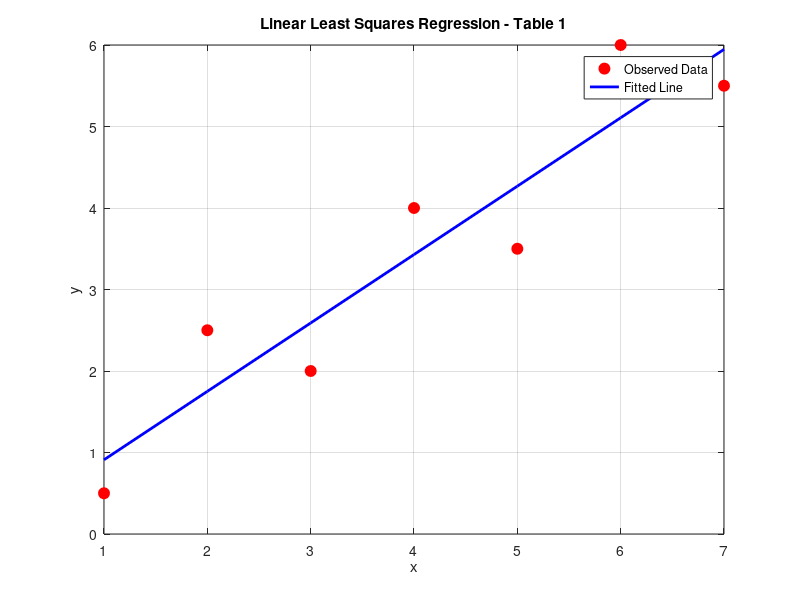
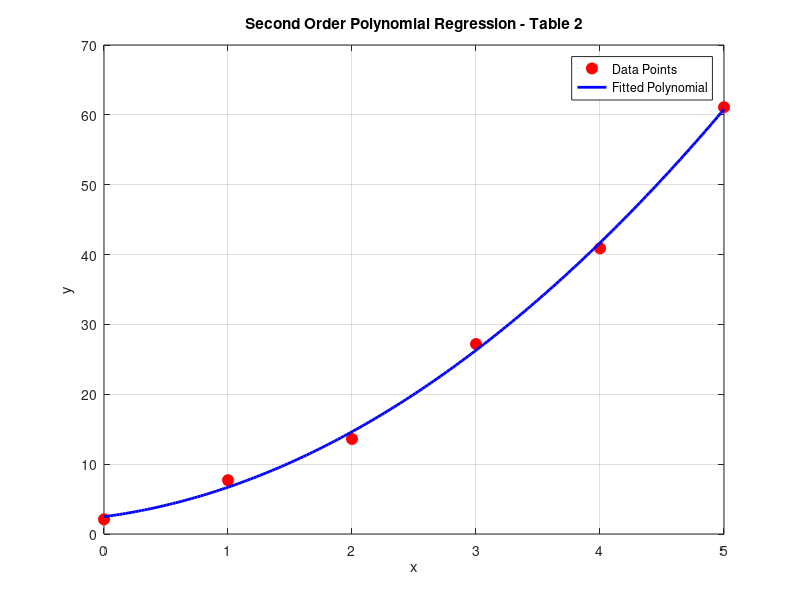
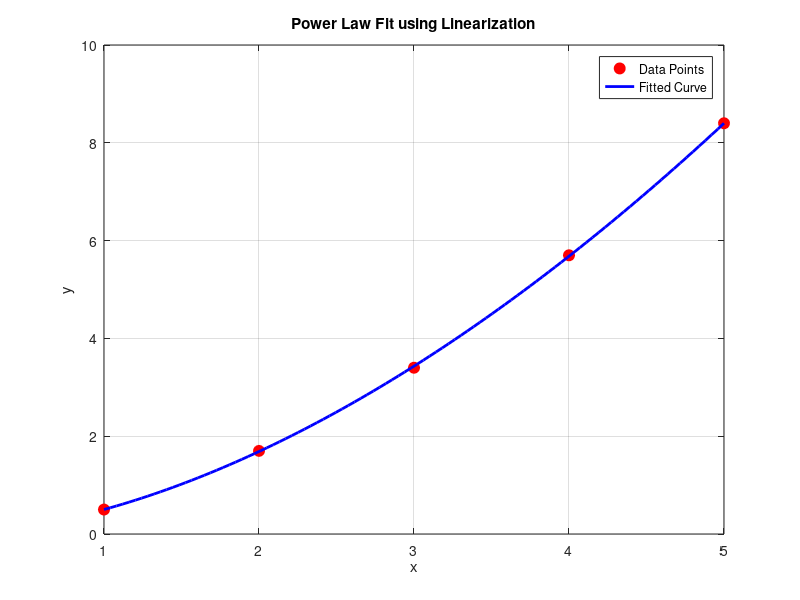

The MATLAB source for these figures, in order:
%% Linear Least Squares Regression - Table 1
clc; clear; close all;

%% Step 1: Given data (from Table 1)
x = [1 2 3 4 5 6 7];
y = [0.5 2.5 2.0 4.0 3.5 6.0 5.5];

n = length(x);  % number of data points

%% Step 2: Compute sums for coefficients
sumx = sum(x);
sumy = sum(y);
sumxy = sum(x .* y);
sumxsq = sum(x .^2);

%% Step 3: Compute linear regression coefficients
a1 = (n*sumxy - sumx*sumy) / (n*sumxsq - sumx^2);  % slope
a0 = mean(y) - a1 * mean(x);                        % intercept

fprintf('Linear regression coefficients:\n');
fprintf('a0 (intercept) = %.8f\n', a0);
fprintf('a1 (slope) = %.8f\n', a1);

%% Step 4: Plot data points and fitted line
figure;
plot(x, y, 'ro', 'MarkerFaceColor', 'r', 'MarkerSize', 8); hold on;
xlabel('x'); ylabel('y');
title('Linear Least Squares Regression - Table 1');
grid on;

% Fitted line
ym = a0 + a1 * x;
plot(x, ym, 'b-', 'LineWidth', 2);
legend('Observed Data','Fitted Line');






%% Polynomial Regression (Second Order) - Table 2
clc; clear; close all;

%% Step 1: Given data (Table 2)
x = [0 1 2 3 4 5];
y = [2.1 7.7 13.6 27.2 40.9 61.1];

n = length(x);

%% Step 2: Construct matrix for normal equations
% Sum calculations
sumx0 = n;              % sum(x^0)
sumx1 = sum(x);          % sum(x)
sumx2 = sum(x.^2);       % sum(x^2)
sumx3 = sum(x.^3);       % sum(x^3)
sumx4 = sum(x.^4);       % sum(x^4)

sumy0 = sum(y);           % sum(y)
sumxy = sum(x .* y);      % sum(x*y)
sumx2y = sum((x.^2) .* y);% sum(x^2*y)

% Normal equations in matrix form
A = [sumx0 sumx1 sumx2;
     sumx1 sumx2 sumx3;
     sumx2 sumx3 sumx4];

B = [sumy0; sumxy; sumx2y];

%% Step 3: Solve for coefficients using matrix inversion
coeff = A\B;  % coeff = [a0; a1; a2]

a0 = coeff(1);
a1 = coeff(2);
a2 = coeff(3);

fprintf('Polynomial coefficients:\n');
fprintf('a0 = %.5f\n', a0);
fprintf('a1 = %.5f\n', a1);
fprintf('a2 = %.5f\n', a2);

%% Step 4: Plot data points and fitted polynomial
x_plot = linspace(min(x), max(x), 200);
y_plot = a0 + a1*x_plot + a2*x_plot.^2;

figure;
plot(x, y, 'ro', 'MarkerFaceColor', 'r', 'MarkerSize', 8); hold on;
plot(x_plot, y_plot, 'b-', 'LineWidth', 2);
xlabel('x'); ylabel('y');
title('Second Order Polynomial Regression - Table 2');
grid on;
legend('Data Points','Fitted Polynomial');






%% Linearization of Nonlinear Power Law Model
clc; clear; close all;

%% Step 1: Given data (Table 3)
x = [1 2 3 4 5];
y = [0.5 1.7 3.4 5.7 8.4];

%% Step 2: Transform data using base 10 logarithm
logx = log10(x);
logy = log10(y);

%% Step 3: Perform linear regression on log-log data
n = length(x);

sum_logx = sum(logx);
sum_logy = sum(logy);
sum_logx_logy = sum(logx .* logy);
sum_logx2 = sum(logx.^2);

% Slope (b2) and intercept (loga2)
b2 = (n*sum_logx_logy - sum_logx*sum_logy) / (n*sum_logx2 - sum_logx^2);
loga2 = mean(logy) - b2 * mean(logx);

% Compute a2
a2 = 10^loga2;

fprintf('Power Law Model y = a2 * x^b2\n');
fprintf('a2 = %.4f\n', a2);
fprintf('b2 = %.4f\n', b2);

%% Step 4: Plot original data and fitted curve
x_fit = linspace(min(x), max(x), 100);
y_fit = a2 * x_fit.^b2;

figure;
plot(x, y, 'ro', 'MarkerFaceColor','r','MarkerSize',8); hold on;
plot(x_fit, y_fit, 'b-', 'LineWidth',2);
xlabel('x'); ylabel('y');
title('Power Law Fit using Linearization');
grid on;
legend('Data Points', 'Fitted Curve');
